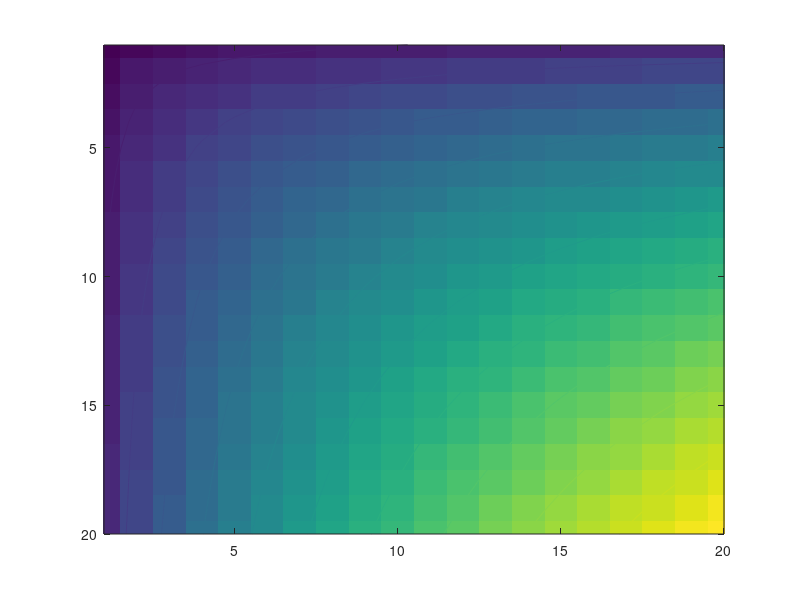

MATLAB code for this plot: (Note: this script raises an error after producing the figure.)

make = zeros(20,20);
min_conf = zeros(20,20);

for a_size = 1:20
    for order = 1:20
        min_conf(a_size,order) = sum(arrayfun(@(x)nchoosek(a_size+x-1,x),1:order));
        make(a_size,order) = 2^(a_size+order-1);
    end
end

c= 1:11;
c= 10.^c;

%[~, hc] = contour(min_conf,11, 'LineWidth',2,'ShowText','on');
%set(hc,'LevelList', c);
imagesc(log(min_conf));
hold on;
[i,j]=contour(log(min_conf),10);
j.LineColor = 'k';

hcb = colorbar('FontSize',11,'YTick',log(c),'YTickLabel',c);

xlabel('order','FontSize',13)
ylabel('p','FontSize',13)

colorTitleHandle = get(hcb,'Title');
set(colorTitleHandle ,'String', 'K^{-1}','FontSize',12);
    